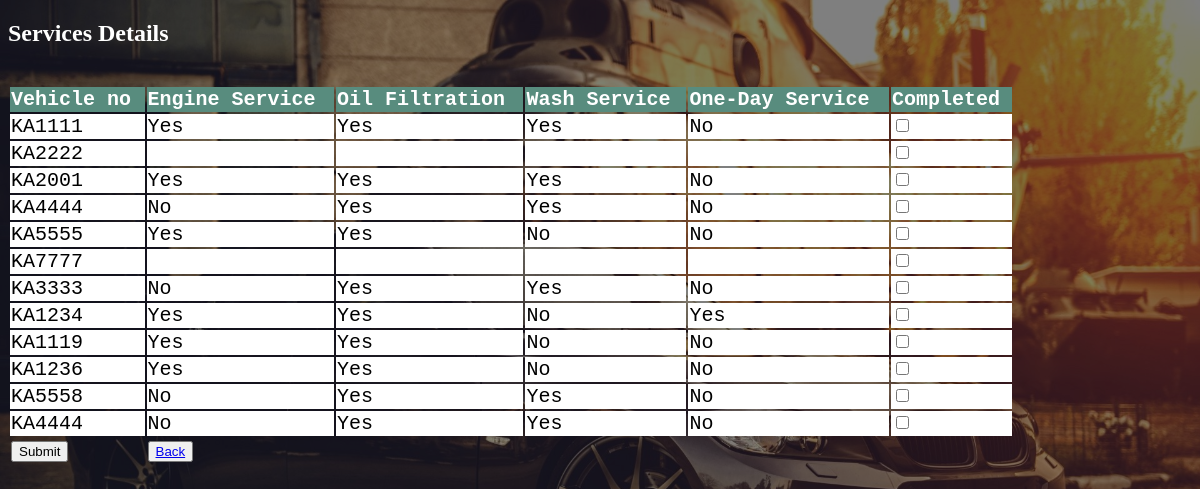
/ser.php, run on the app's committed database.
### tables this page shows
CREATE TABLE `servin` (
  `vehno` varchar(30) NOT NULL,
  `engineservice` varchar(30) NOT NULL,
  `oilservice` varchar(30) NOT NULL,
  `waterservice` varchar(30) NOT NULL,
  `enginereplace` varchar(30) NOT NULL,
  `Status` varchar(30) NOT NULL DEFAULT ' PENDING...'
);

### ser.php (the view, shortened to what this page needs)
<!DOCTYPE html>
<html>
<head>
</head>
<body style="background:linear-gradient(rgba(0,0,0,0.5),rgba(0,0,0,0.5)),url(images/feed.jpg); background-size:cover;">
<body>
<?php
$cn = new mysqli("localhost","root","","owner") or die('not connected');
$query = "SELECT * FROM servin";
$data = mysqli_query($cn, $query);
if($data)
  $total = mysqli_num_rows($data);
if ($total != 0) {
    ?>
  <h2>Services Details</h2><br>
 <table>
  <thead>
    <tr>
      <th>Vehicle no</th>
      <th>Engine Service</th>
      <th>Oil Filtration</th>
      <th>Wash Service</th>
      <th>One-Day Service</th>
      <th>Completed</th>
    </tr>
  </thead>
<tbody>
  <form action="open1.php" method="POST">
<?php
	while ($result = mysqli_fetch_assoc($data))
	 {
        echo "<tr class='data'>
<td>".$result['vehno']."</td>
<td>".$result['engineservice']."</td>
<td>".$result['oilservice']."</td>
<td>".$result['waterservice']."</td>
<td>".$result['enginereplace']."</td>
<td><input type='checkbox' name='".$result['vehno']."'value='".$result['vehno']."'></td>
</tr>";
	}
 }
?>
<tr><td><input type="submit" name="updatestatus"></td>
<td><button><a href='admin.html'>Back</button></a></button></td>
</tr>
</form>
</tbody>
</table>
</body>
</html>

### ser.php (style rules this page uses)
table { margin: 3 auto; display: table-cell; vertical-align: middle; height: 20%; width: 85%; display: table; border-collapse:collaspe; color:#d96459; font-family:monospace; font-size:20px; text-align: left; }
th { background-color:#588c7e; color:white; }
.data { background-color:white; color:black; }
h2 { color: white; }

### data on the page
servin: vehno "KA1111", engineservice "Yes", oilservice "Yes", waterservice "Yes", enginereplace "No"
servin: vehno "KA2222"
servin: vehno "KA2001", engineservice "Yes", oilservice "Yes", waterservice "Yes", enginereplace "No"
servin: vehno "KA4444", engineservice "No", oilservice "Yes", waterservice "Yes", enginereplace "No"
servin: vehno "KA5555", engineservice "Yes", oilservice "Yes", waterservice "No", enginereplace "No"
servin: vehno "KA7777"
servin: vehno "KA3333", engineservice "No", oilservice "Yes", waterservice "Yes", enginereplace "No"
servin: vehno "KA1234", engineservice "Yes", oilservice "Yes", waterservice "No", enginereplace "Yes"
servin: vehno "KA1119", engineservice "Yes", oilservice "Yes", waterservice "No", enginereplace "No"
servin: vehno "KA1236", engineservice "Yes", oilservice "Yes", waterservice "No", enginereplace "No"
servin: vehno "KA5558", engineservice "No", oilservice "Yes", waterservice "Yes", enginereplace "No"
servin: vehno "KA4444", engineservice "No", oilservice "Yes", waterservice "Yes", enginereplace "No"
